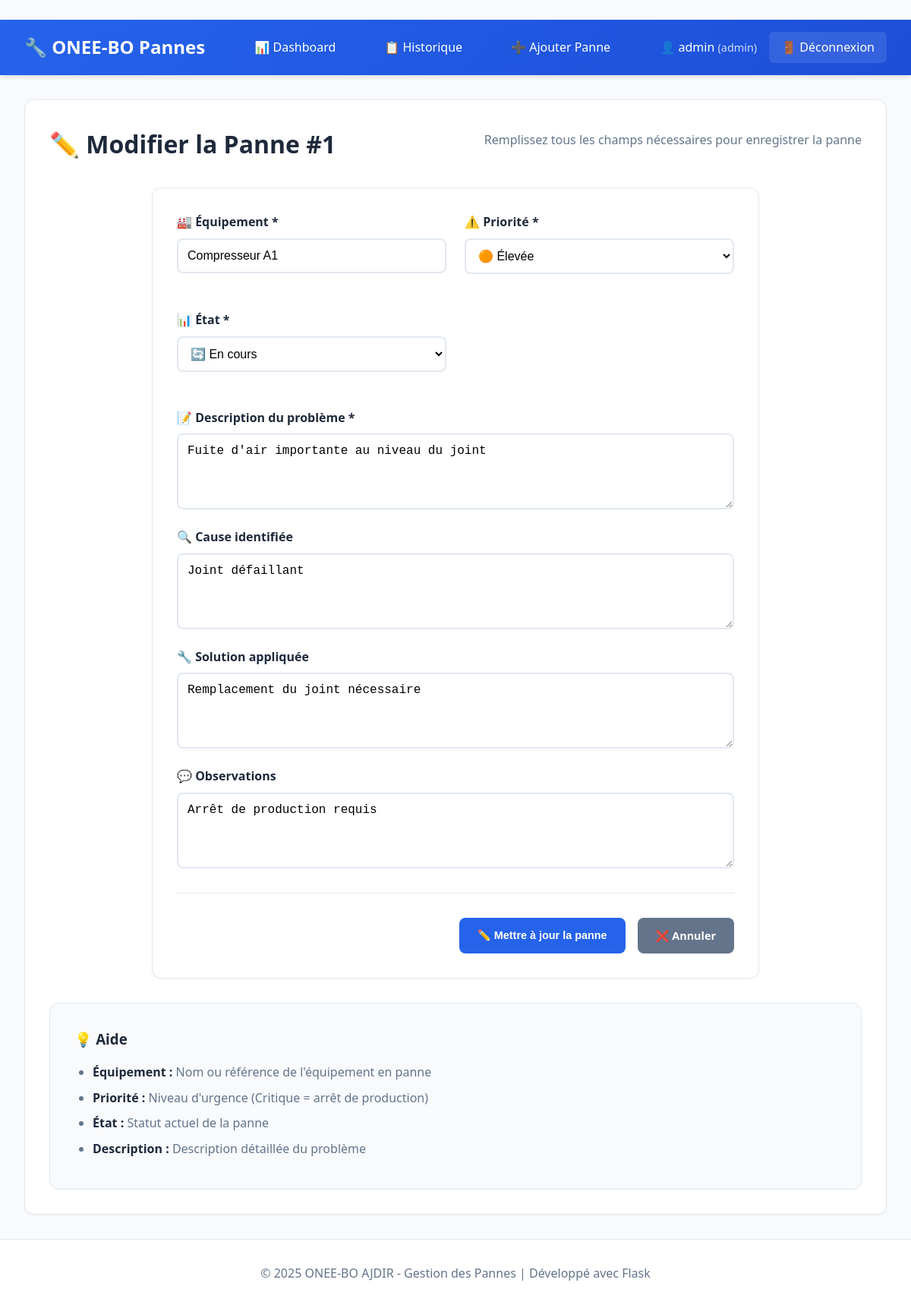
The app's page /modifier_panne/1 (signed in) with its own data.
### tables this page shows
CREATE TABLE pannes (
            id INTEGER PRIMARY KEY AUTOINCREMENT,
            equipement TEXT NOT NULL,
            description TEXT NOT NULL,
            priorite TEXT NOT NULL CHECK (priorite IN ('Faible', 'Moyenne', 'Élevée', 'Critique')),
            etat TEXT NOT NULL CHECK (etat IN ('En attente', 'En cours', 'Résolue', 'Fermée')),
            date_creation TIMESTAMP NOT NULL,
            cause TEXT,
            solution TEXT,
            observation TEXT,
            user_id INTEGER NOT NULL,
            FOREIGN KEY (user_id) REFERENCES users (id)
        );

### app1.py (the view, shortened to what this page needs)
@app.route('/modifier_panne/<int:panne_id>', methods=['GET', 'POST'])
@login_required
def modifier_panne(panne_id):
    conn = get_db_connection()
    panne = conn.execute('SELECT * FROM pannes WHERE id = ?', (panne_id,)).fetchone()
    conn.close()
    if not panne:
        flash('Panne non trouvée', 'error')
        return redirect(url_for('historique'))
    return render_template('ajouter_panne.html', panne=panne, mode='modifier')

### app1.py (called while the page is built)
def get_db_connection():
    conn = sqlite3.connect('gmao.db')
    conn.row_factory = sqlite3.Row
    return conn

def login_required(f):
    @wraps(f)
    def decorated_function(*args, **kwargs):
        if 'user_id' not in session:
            return redirect(url_for('login'))
        return f(*args, **kwargs)
    return decorated_function

### templates/ajouter_panne.html (shortened to what this page needs)
{% extends "base.html" %}
{% block content %}
<div class="page-header">
    <h1>
        {% if mode == 'modifier' %}
        ✏️ Modifier la Panne #{{ panne.id }}
        {% else %}
        ➕ Ajouter une Nouvelle Panne
        {% endif %}
    </h1>
    <p>Remplissez tous les champs nécessaires pour enregistrer la panne</p>
</div>
<div class="form-container">
    <form method="POST" class="panne-form">
        <div class="form-row">
            <div class="form-group">
                <label for="equipement">🏭 Équipement *</label>
                <input type="text" id="equipement" name="equipement" required
                       placeholder="Ex: Compresseur A1, Pompe B2..."
                       value="{{ panne.equipement if panne else '' }}">
            </div>
            <div class="form-group">
                <label for="priorite">⚠️ Priorité *</label>
                <select id="priorite" name="priorite" required>
                    <option value="Élevée" {% if panne and panne.priorite == 'Élevée' %}selected{% endif %}>🟠 Élevée</option>
                </select>
            </div>
        </div>
        <div class="form-row">
            <div class="form-group">
                <label for="etat">📊 État *</label>
                <select id="etat" name="etat" required>
                    <option value="En cours" {% if panne and panne.etat == 'En cours' %}selected{% endif %}>🔄 En cours</option>
                </select>
            </div>
        </div>
        <div class="form-group">
            <label for="description">📝 Description du problème *</label>
            <textarea id="description" name="description" required rows="4"
                      placeholder="Décrivez en détail le problème rencontré...">{{ panne.description if panne else '' }}</textarea>
        </div>
        <div class="form-group">
            <label for="cause">🔍 Cause identifiée</label>
            <textarea id="cause" name="cause" rows="3"
                      placeholder="Quelle est la cause du problème ? (optionnel)">{{ panne.cause if panne else '' }}</textarea>
        </div>
        <div class="form-group">
            <label for="solution">🔧 Solution appliquée</label>
            <textarea id="solution" name="solution" rows="3"
                      placeholder="Quelle solution a été appliquée ? (optionnel)">{{ panne.solution if panne else '' }}</textarea>
        </div>
        <div class="form-group">
            <label for="observation">💬 Observations</label>
            <textarea id="observation" name="observation" rows="3"
                      placeholder="Observations supplémentaires... (optionnel)">{{ panne.observation if panne else '' }}</textarea>
        </div>
        <div class="form-actions">
            <button type="submit" class="btn btn-primary">
                {% if mode == 'modifier' %}
                ✏️ Mettre à jour la panne
                {% else %}
                ➕ Ajouter la panne
                {% endif %}
            </button>
            <a href="{{ url_for('historique') }}" class="btn btn-secondary">❌ Annuler</a>
        </div>
    </form>
</div>
<div class="form-help">
    <h3>💡 Aide</h3>
    <ul>
        <li><strong>Équipement :</strong> Nom ou référence de l'équipement en panne</li>
        <li><strong>Priorité :</strong> Niveau d'urgence (Critique = arrêt de production)</li>
        <li><strong>État :</strong> Statut actuel de la panne</li>
        <li><strong>Description :</strong> Description détaillée du problème</li>
    </ul>
</div>
{% endblock %}

### static/style1.css (style rules this page uses)
:root { --primary-color: #2563eb; --primary-dark: #1d4ed8; --secondary-color: #64748b; --success-color: #10b981; --warning-color: #f59e0b; --danger-color: #ef4444; --info-color: #3b82f6; --bg-color: #f8fafc; --card-bg: #ffffff; --border-color: #e2e8f0; --text-color: #1e293b; --text-muted: #64748b; --priority-critical: #dc2626; --priority-high: #ea580c; --priority-medium: #ca8a04; --priority-low: #16a34a; --status-pending: #eab308; --status-progress: #3b82f6; --status-resolved: #10b981; --status-closed: #6b7280; --shadow-sm: 0 1px 2px 0 rgb(0 0 0 / 0.05); --shadow-md: 0 4px 6px -1px rgb(0 0 0 / 0.1); --shadow-lg: 0 10px 15px -3px rgb(0 0 0 / 0.1); }
* { margin: 0; padding: 0; box-sizing: border-box; }
body { font-family: 'Segoe UI', Tahoma, Geneva, Verdana, sans-serif; background-color: var(--bg-color); color: var(--text-color); line-height: 1.6; min-height: 100vh; display: flex; flex-direction: column; }
.page-header { margin-bottom: 2rem; display: flex; justify-content: space-between; align-items: flex-start; flex-wrap: wrap; gap: 1rem; }
.page-header h1 { font-size: 2rem; font-weight: 700; color: var(--text-color); }
.page-header p { color: var(--text-muted); margin-top: 0.5rem; }
.btn { display: inline-flex; align-items: center; padding: 0.75rem 1.5rem; border: none; border-radius: 8px; text-decoration: none; font-weight: 600; font-size: 0.9rem; cursor: pointer; transition: all 0.2s; gap: 0.5rem; }
.btn-primary { background-color: var(--primary-color); color: white; }
.btn-secondary { background-color: var(--secondary-color); color: white; }
.form-container { max-width: 800px; margin: 0 auto; }
.panne-form { background-color: var(--card-bg); padding: 2rem; border-radius: 12px; border: 1px solid var(--border-color); box-shadow: var(--shadow-sm); }
.form-row { display: grid; grid-template-columns: 1fr 1fr; gap: 1.5rem; margin-bottom: 1.5rem; }
.form-group { margin-bottom: 1.5rem; }
.form-group label { display: block; margin-bottom: 0.5rem; font-weight: 600; color: var(--text-color); }
.form-group input, .form-group select, .form-group textarea { width: 100%; padding: 0.75rem; border: 2px solid var(--border-color); border-radius: 8px; font-size: 1rem; transition: border-color 0.2s, box-shadow 0.2s; background-color: white; }
textarea { resize: vertical; min-height: 100px; }
.form-actions { display: flex; gap: 1rem; justify-content: flex-end; margin-top: 2rem; padding-top: 2rem; border-top: 1px solid var(--border-color); }
.form-help { background-color: var(--bg-color); padding: 2rem; border-radius: 12px; border: 1px solid var(--border-color); margin-top: 2rem; }
.form-help h3 { margin-bottom: 1rem; color: var(--text-color); }
.form-help ul { margin-left: 1.5rem; }
.form-help li { margin-bottom: 0.5rem; color: var(--text-muted); }
.form-help strong { color: var(--text-color); }

### records on screen
pannes: id "1", equipement "Compresseur A1", priorite "🟠 Élevée", etat "🔄 En cours", description "Fuite d'air importante au niveau du joint", cause "Joint défaillant", solution "Remplacement du joint nécessaire", observation "Arrêt de production requis"

### other values on screen
{{ session.username }} "admin"
{{ session.role }} "admin"
